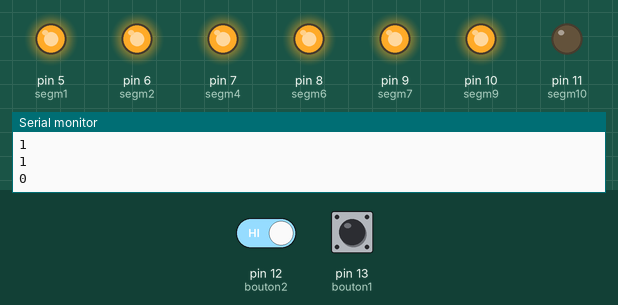
This sketch was run on a simulated Arduino Uno, built with avr-gcc and run on an emulated ATmega328P. Shown: output pins drawn as LEDs (lit = HIGH), the last lines printed to the serial monitor. Dashed ring = blinking. Inputs (shaded band) come from the test bench; at power-on: pin 12 (bouton2) HIGH, pin 13 (bouton1) HIGH.

Above: at 1.2 s.
1.3 s: pin 12 (bouton2) driven LOW
At 1.7 s:
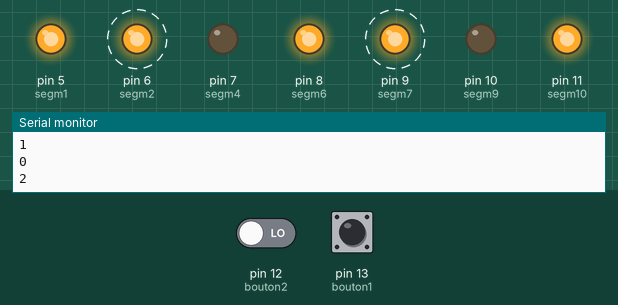
At 4.2 s:
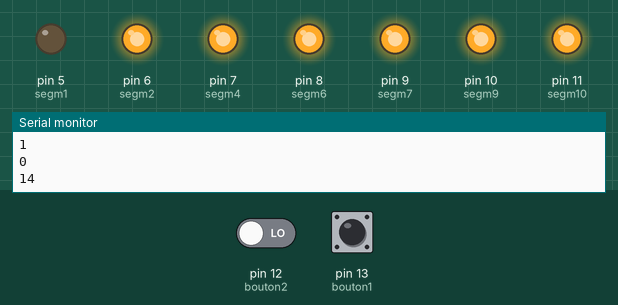
Timing chart, 0 to 5.7 s (numbered marks = the images above; inputs shaded):
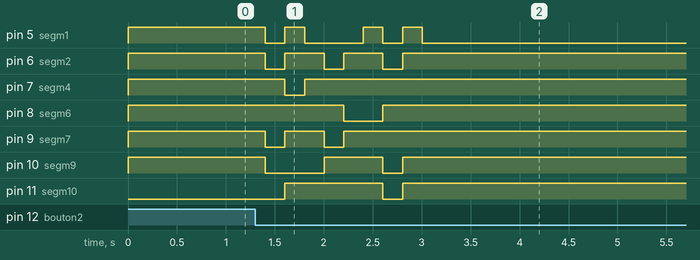

The sketch:

_2bout7segm.ino
```cpp
int const bouton1=13;
int const bouton2=12;
int const segm10=11;
int const segm9=10;
int const segm6=8;
int const segm7=9;
int const segm4=7;
int const segm2=6;
int const segm1=5;
int valeur=0;
bool etatbouton1=HIGH;
bool etatbouton2=HIGH;
int BaudCOM1        = 9600;

void setup(){
	pinMode(bouton1,INPUT);
	pinMode(bouton2,INPUT);
	pinMode(segm1,OUTPUT);
	pinMode(segm2,OUTPUT);
	pinMode(segm4,OUTPUT);
   pinMode(segm10,OUTPUT);
	pinMode(segm6,OUTPUT);
	pinMode(segm7,OUTPUT);
	pinMode(segm9,OUTPUT);
// 		---		DEBUG	---		//
	Serial.begin(BaudCOM1);						// Initialise la vitesse de connexion série.
	Serial.println(" TEST ...");
	Serial.println(" Setup");
// 		---		DEBUG	---		//

};

int condition(int valeur){
	if (valeur==0){
		digitalWrite(segm1,HIGH);
		digitalWrite(segm2,HIGH);
		digitalWrite(segm4,HIGH);
		digitalWrite(segm6,HIGH);
		digitalWrite(segm7,HIGH);
		digitalWrite(segm9,HIGH);
		digitalWrite(segm10,LOW);
	}
	if (valeur==1){
		digitalWrite(segm1,LOW);
		digitalWrite(segm2,LOW);
		digitalWrite(segm4,HIGH);
		digitalWrite(segm6,HIGH);
		digitalWrite(segm7,LOW);
		digitalWrite(segm9,LOW);
		digitalWrite(segm10,LOW);
	}
	if (valeur==2){
		digitalWrite(segm1,HIGH);
		digitalWrite(segm2,HIGH);
		digitalWrite(segm4,LOW);
		digitalWrite(segm6,HIGH);
		digitalWrite(segm7,HIGH);
		digitalWrite(segm9,LOW);
		digitalWrite(segm10,HIGH);
	}
	if (valeur==3){
		digitalWrite(segm1,LOW);
		digitalWrite(segm2,HIGH);
		digitalWrite(segm4,HIGH);
		digitalWrite(segm6,HIGH);
		digitalWrite(segm7,HIGH);
		digitalWrite(segm9,LOW);
		digitalWrite(segm10,HIGH);
	}
	if (valeur==4){
		digitalWrite(segm1,LOW);
		digitalWrite(segm2,LOW);
		digitalWrite(segm4,HIGH);
		digitalWrite(segm6,HIGH);
		digitalWrite(segm7,LOW);
		digitalWrite(segm9,HIGH);
		digitalWrite(segm10,HIGH);
	}
	if (valeur==5){
		digitalWrite(segm1,LOW);
		digitalWrite(segm2,HIGH);
		digitalWrite(segm4,HIGH);
		digitalWrite(segm6,LOW);
		digitalWrite(segm7,HIGH);
		digitalWrite(segm9,HIGH);
		digitalWrite(segm10,HIGH);
	}
	if (valeur==6){
		digitalWrite(segm1,HIGH);
		digitalWrite(segm2,HIGH);
		digitalWrite(segm4,HIGH);
		digitalWrite(segm6,LOW);
		digitalWrite(segm7,HIGH);
		digitalWrite(segm9,HIGH);
		digitalWrite(segm10,HIGH);
	}

if (valeur==7){
		digitalWrite(segm1,LOW);
		digitalWrite(segm2,LOW);
		digitalWrite(segm4,HIGH);
		digitalWrite(segm6,HIGH);
		digitalWrite(segm7,HIGH);
		digitalWrite(segm9,LOW);
		digitalWrite(segm10,LOW);
	}
if (valeur==8){
		digitalWrite(segm1,HIGH);
		digitalWrite(segm2,HIGH);
		digitalWrite(segm4,HIGH);
		digitalWrite(segm6,HIGH);
		digitalWrite(segm7,HIGH);
		digitalWrite(segm9,HIGH);
		digitalWrite(segm10,HIGH);
	}
if (valeur==9){
		digitalWrite(segm1,LOW);
		digitalWrite(segm2,HIGH);
		digitalWrite(segm4,HIGH);
		digitalWrite(segm6,HIGH);
		digitalWrite(segm7,HIGH);
		digitalWrite(segm9,HIGH);
		digitalWrite(segm10,HIGH);
	}
if (valeur>9){
	valeur=0;}
return valeur;
}
void loop(){
	bool etatbp1=digitalRead(bouton1);
	bool etatbp2=digitalRead(bouton2);
	if(etatbp2==LOW)
	valeur=valeur+1;
	if(etatbp1==LOW)
	valeur=valeur-1;
	condition(valeur);
	// 		---		DEBUG	---		//
	Serial.println(etatbp1);
Serial.println(etatbp2);
Serial.println(valeur);
	// 		---		DEBUG	---		//

	delay(200);
	}
```

Measured:
- after the input at 1.3 s, pin 5 (segm1): goes LOW 0.20 s, HIGH 0.20 s, LOW 0.60 s, HIGH 0.20 s, LOW 0.20 s, HIGH 0.20 s, then LOW, starting after 0.10 s; pin 6 (segm2): alternates HIGH for 0.40 s and LOW for 0.20 s, 6 changes in all, then stays HIGH, starting after 0.10 s
